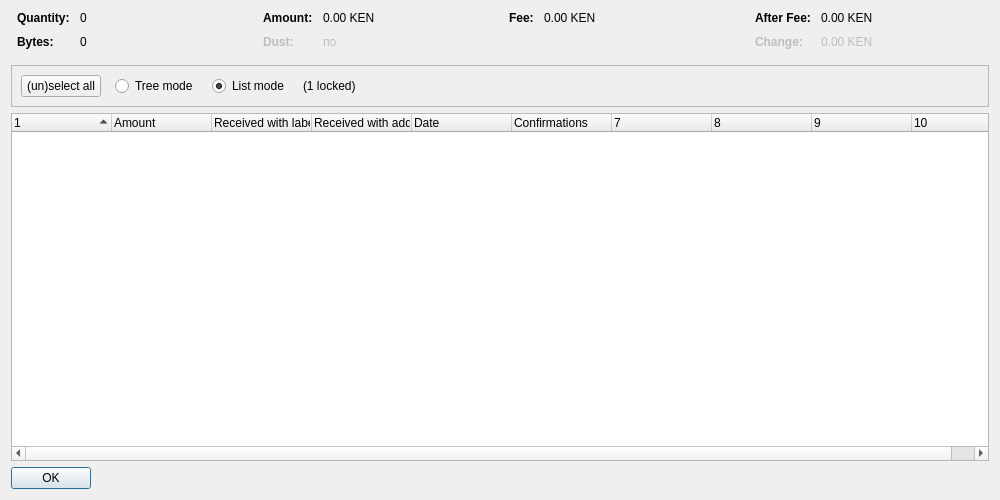
<?xml version="1.0" encoding="UTF-8"?>
<ui version="4.0">
 <class>CoinControlDialog</class>
 <widget class="QDialog" name="CoinControlDialog">
  <property name="geometry">
   <rect>
    <x>0</x>
    <y>0</y>
    <width>1000</width>
    <height>500</height>
   </rect>
  </property>
  <property name="windowTitle">
   <string>Coin Selection</string>
  </property>
  <layout class="QVBoxLayout" name="verticalLayout">
   <item>
    <layout class="QHBoxLayout" name="horizontalLayoutTop" stretch="0,0,0,0">
     <property name="topMargin">
      <number>0</number>
     </property>
     <property name="bottomMargin">
      <number>10</number>
     </property>
     <item>
      <layout class="QFormLayout" name="formLayoutCoinControl1">
       <property name="horizontalSpacing">
        <number>10</number>
       </property>
       <property name="verticalSpacing">
        <number>10</number>
       </property>
       <property name="leftMargin">
        <number>6</number>
       </property>
       <property name="rightMargin">
        <number>6</number>
       </property>
       <item row="0" column="0">
        <widget class="QLabel" name="labelCoinControlQuantityText">
         <property name="font">
          <font>
           <weight>75</weight>
           <bold>true</bold>
          </font>
         </property>
         <property name="text">
          <string>Quantity:</string>
         </property>
        </widget>
       </item>
       <item row="0" column="1">
        <widget class="QLabel" name="labelCoinControlQuantity">
         <property name="cursor">
          <cursorShape>IBeamCursor</cursorShape>
         </property>
         <property name="contextMenuPolicy">
          <enum>Qt::ActionsContextMenu</enum>
         </property>
         <property name="text">
          <string notr="true">0</string>
         </property>
         <property name="textInteractionFlags">
          <set>Qt::LinksAccessibleByMouse|Qt::TextSelectableByKeyboard|Qt::TextSelectableByMouse</set>
         </property>
        </widget>
       </item>
       <item row="1" column="0">
        <widget class="QLabel" name="labelCoinControlBytesText">
         <property name="font">
          <font>
           <weight>75</weight>
           <bold>true</bold>
          </font>
         </property>
         <property name="text">
          <string>Bytes:</string>
         </property>
        </widget>
       </item>
       <item row="1" column="1">
        <widget class="QLabel" name="labelCoinControlBytes">
         <property name="cursor">
          <cursorShape>IBeamCursor</cursorShape>
         </property>
         <property name="contextMenuPolicy">
          <enum>Qt::ActionsContextMenu</enum>
         </property>
         <property name="text">
          <string notr="true">0</string>
         </property>
         <property name="textInteractionFlags">
          <set>Qt::LinksAccessibleByMouse|Qt::TextSelectableByKeyboard|Qt::TextSelectableByMouse</set>
         </property>
        </widget>
       </item>
      </layout>
     </item>
     <item>
      <layout class="QFormLayout" name="formLayoutCoinControl2">
       <property name="horizontalSpacing">
        <number>10</number>
       </property>
       <property name="verticalSpacing">
        <number>10</number>
       </property>
       <property name="leftMargin">
        <number>6</number>
       </property>
       <property name="rightMargin">
        <number>6</number>
       </property>
       <item row="0" column="0">
        <widget class="QLabel" name="labelCoinControlAmountText">
         <property name="font">
          <font>
           <weight>75</weight>
           <bold>true</bold>
          </font>
         </property>
         <property name="text">
          <string>Amount:</string>
         </property>
        </widget>
       </item>
       <item row="0" column="1">
        <widget class="QLabel" name="labelCoinControlAmount">
         <property name="cursor">
          <cursorShape>IBeamCursor</cursorShape>
         </property>
         <property name="contextMenuPolicy">
          <enum>Qt::ActionsContextMenu</enum>
         </property>
         <property name="text">
          <string notr="true">0.00 KEN</string>
         </property>
         <property name="textInteractionFlags">
          <set>Qt::LinksAccessibleByMouse|Qt::TextSelectableByKeyboard|Qt::TextSelectableByMouse</set>
         </property>
        </widget>
       </item>
       <item row="1" column="0">
        <widget class="QLabel" name="labelCoinControlLowOutputText">
         <property name="enabled">
          <bool>false</bool>
         </property>
         <property name="font">
          <font>
           <weight>75</weight>
           <bold>true</bold>
          </font>
         </property>
         <property name="text">
          <string>Dust:</string>
         </property>
        </widget>
       </item>
       <item row="1" column="1">
        <widget class="QLabel" name="labelCoinControlLowOutput">
         <property name="enabled">
          <bool>false</bool>
         </property>
         <property name="cursor">
          <cursorShape>IBeamCursor</cursorShape>
         </property>
         <property name="contextMenuPolicy">
          <enum>Qt::ActionsContextMenu</enum>
         </property>
         <property name="text">
          <string notr="true">no</string>
         </property>
         <property name="textInteractionFlags">
          <set>Qt::LinksAccessibleByMouse|Qt::TextSelectableByKeyboard|Qt::TextSelectableByMouse</set>
         </property>
        </widget>
       </item>
      </layout>
     </item>
     <item>
      <layout class="QFormLayout" name="formLayoutCoinControl3">
       <property name="horizontalSpacing">
        <number>10</number>
       </property>
       <property name="verticalSpacing">
        <number>10</number>
       </property>
       <property name="leftMargin">
        <number>6</number>
       </property>
       <property name="rightMargin">
        <number>6</number>
       </property>
       <item row="0" column="0">
        <widget class="QLabel" name="labelCoinControlFeeText">
         <property name="font">
          <font>
           <weight>75</weight>
           <bold>true</bold>
          </font>
         </property>
         <property name="text">
          <string>Fee:</string>
         </property>
        </widget>
       </item>
       <item row="0" column="1">
        <widget class="QLabel" name="labelCoinControlFee">
         <property name="cursor">
          <cursorShape>IBeamCursor</cursorShape>
         </property>
         <property name="contextMenuPolicy">
          <enum>Qt::ActionsContextMenu</enum>
         </property>
         <property name="text">
          <string notr="true">0.00 KEN</string>
         </property>
         <property name="textInteractionFlags">
          <set>Qt::LinksAccessibleByMouse|Qt::TextSelectableByKeyboard|Qt::TextSelectableByMouse</set>
         </property>
        </widget>
       </item>
      </layout>
     </item>
     <item>
      <layout class="QFormLayout" name="formLayoutCoinControl4">
       <property name="horizontalSpacing">
        <number>10</number>
       </property>
       <property name="verticalSpacing">
        <number>10</number>
       </property>
       <property name="leftMargin">
        <number>6</number>
       </property>
       <property name="rightMargin">
        <number>6</number>
       </property>
       <item row="0" column="0">
        <widget class="QLabel" name="labelCoinControlAfterFeeText">
         <property name="font">
          <font>
           <weight>75</weight>
           <bold>true</bold>
          </font>
         </property>
         <property name="text">
          <string>After Fee:</string>
         </property>
        </widget>
       </item>
       <item row="0" column="1">
        <widget class="QLabel" name="labelCoinControlAfterFee">
         <property name="cursor">
          <cursorShape>IBeamCursor</cursorShape>
         </property>
         <property name="contextMenuPolicy">
          <enum>Qt::ActionsContextMenu</enum>
         </property>
         <property name="text">
          <string notr="true">0.00 KEN</string>
         </property>
         <property name="textInteractionFlags">
          <set>Qt::LinksAccessibleByMouse|Qt::TextSelectableByKeyboard|Qt::TextSelectableByMouse</set>
         </property>
        </widget>
       </item>
       <item row="1" column="0">
        <widget class="QLabel" name="labelCoinControlChangeText">
         <property name="enabled">
          <bool>false</bool>
         </property>
         <property name="font">
          <font>
           <weight>75</weight>
           <bold>true</bold>
          </font>
         </property>
         <property name="text">
          <string>Change:</string>
         </property>
        </widget>
       </item>
       <item row="1" column="1">
        <widget class="QLabel" name="labelCoinControlChange">
         <property name="enabled">
          <bool>false</bool>
         </property>
         <property name="cursor">
          <cursorShape>IBeamCursor</cursorShape>
         </property>
         <property name="contextMenuPolicy">
          <enum>Qt::ActionsContextMenu</enum>
         </property>
         <property name="text">
          <string notr="true">0.00 KEN</string>
         </property>
         <property name="textInteractionFlags">
          <set>Qt::LinksAccessibleByMouse|Qt::TextSelectableByKeyboard|Qt::TextSelectableByMouse</set>
         </property>
        </widget>
       </item>
      </layout>
     </item>
    </layout>
   </item>
   <item>
    <widget class="QFrame" name="frame">
     <property name="minimumSize">
      <size>
       <width>0</width>
       <height>40</height>
      </size>
     </property>
     <property name="frameShape">
      <enum>QFrame::StyledPanel</enum>
     </property>
     <property name="frameShadow">
      <enum>QFrame::Sunken</enum>
     </property>
     <layout class="QHBoxLayout" name="horizontalLayout">
      <item>
       <layout class="QHBoxLayout" name="horizontalLayoutPanel" stretch="0,0,0,0,0">
        <property name="spacing">
         <number>14</number>
        </property>
        <item>
         <widget class="QPushButton" name="pushButtonSelectAll">
          <property name="sizePolicy">
           <sizepolicy hsizetype="Maximum" vsizetype="Fixed">
            <horstretch>0</horstretch>
            <verstretch>0</verstretch>
           </sizepolicy>
          </property>
          <property name="text">
           <string>(un)select all</string>
          </property>
          <property name="autoDefault">
           <bool>false</bool>
          </property>
         </widget>
        </item>
        <item>
         <widget class="QRadioButton" name="radioTreeMode">
          <property name="sizePolicy">
           <sizepolicy hsizetype="Maximum" vsizetype="Fixed">
            <horstretch>0</horstretch>
            <verstretch>0</verstretch>
           </sizepolicy>
          </property>
          <property name="text">
           <string>Tree mode</string>
          </property>
         </widget>
        </item>
        <item>
         <widget class="QRadioButton" name="radioListMode">
          <property name="sizePolicy">
           <sizepolicy hsizetype="Maximum" vsizetype="Fixed">
            <horstretch>0</horstretch>
            <verstretch>0</verstretch>
           </sizepolicy>
          </property>
          <property name="text">
           <string>List mode</string>
          </property>
          <property name="checked">
           <bool>true</bool>
          </property>
         </widget>
        </item>
        <item>
         <widget class="QLabel" name="labelLocked">
          <property name="text">
           <string notr="true">(1 locked)</string>
          </property>
         </widget>
        </item>
        <item>
         <spacer name="horizontalSpacer">
          <property name="orientation">
           <enum>Qt::Horizontal</enum>
          </property>
          <property name="sizeHint" stdset="0">
           <size>
            <width>40</width>
            <height>20</height>
           </size>
          </property>
         </spacer>
        </item>
       </layout>
      </item>
     </layout>
    </widget>
   </item>
   <item>
    <widget class="CoinControlTreeWidget" name="treeWidget">
     <property name="contextMenuPolicy">
      <enum>Qt::CustomContextMenu</enum>
     </property>
     <property name="sortingEnabled">
      <bool>false</bool>
     </property>
     <property name="columnCount">
      <number>10</number>
     </property>
     <attribute name="headerShowSortIndicator" stdset="0">
      <bool>true</bool>
     </attribute>
     <attribute name="headerStretchLastSection">
      <bool>false</bool>
     </attribute>
     <column>
      <property name="text">
       <string/>
      </property>
     </column>
     <column>
      <property name="text">
       <string>Amount</string>
      </property>
     </column>
     <column>
      <property name="text">
       <string>Received with label</string>
      </property>
     </column>
     <column>
      <property name="text">
       <string>Received with address</string>
      </property>
     </column>
     <column>
      <property name="text">
       <string>Date</string>
      </property>
     </column>
     <column>
      <property name="text">
       <string>Confirmations</string>
      </property>
      <property name="toolTip">
       <string>Confirmed</string>
      </property>
     </column>
     <column>
      <property name="text">
       <string/>
      </property>
     </column>
     <column>
      <property name="text">
       <string/>
      </property>
     </column>
     <column>
      <property name="text">
       <string/>
      </property>
     </column>
     <column>
      <property name="text">
       <string/>
      </property>
     </column>
    </widget>
   </item>
   <item>
    <widget class="QDialogButtonBox" name="buttonBox">
     <property name="sizePolicy">
      <sizepolicy hsizetype="Maximum" vsizetype="Fixed">
       <horstretch>0</horstretch>
       <verstretch>0</verstretch>
      </sizepolicy>
     </property>
     <property name="orientation">
      <enum>Qt::Horizontal</enum>
     </property>
     <property name="standardButtons">
      <set>QDialogButtonBox::Ok</set>
     </property>
    </widget>
   </item>
  </layout>
 </widget>
 <customwidgets>
  <customwidget>
   <class>CoinControlTreeWidget</class>
   <extends>QTreeWidget</extends>
   <header>coincontroltreewidget.h</header>
  </customwidget>
 </customwidgets>
 <resources/>
 <connections/>
</ui>
